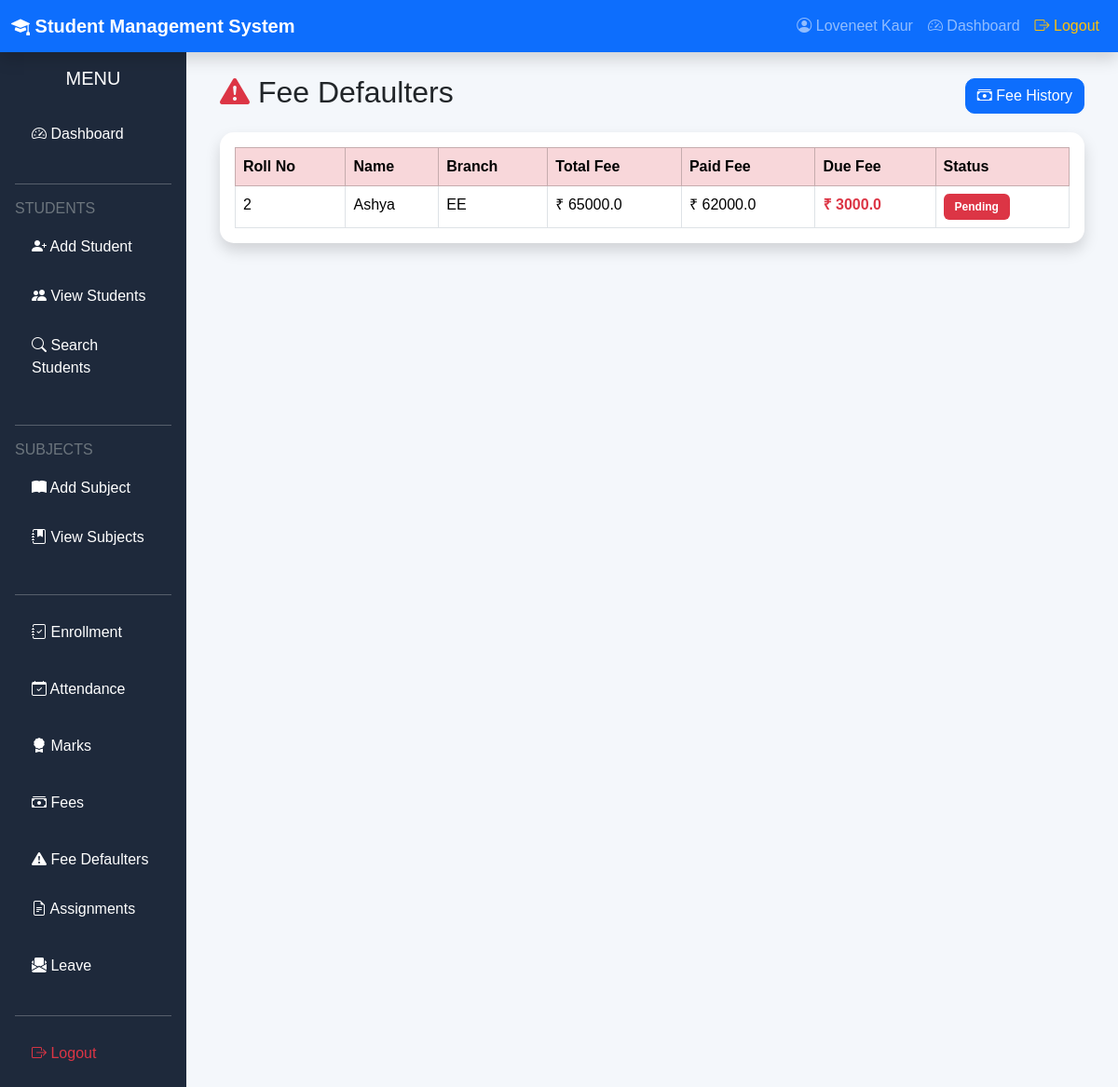
Screenshot of /fee_defaulters (signed in) with the database file from the repository.
### models.py (models this page shows)
class Students(db.Model):
    __tablename__ = "students"
    id = db.Column(db.Integer, primary_key=True)
    roll_number = db.Column(db.String(20), unique=True, nullable=False)
    name = db.Column(db.String(100), nullable=False)
    branch = db.Column(db.String(100), nullable=False)
    semester = db.Column(db.String(20), nullable=False)
    phone = db.Column(db.String(15))
    email = db.Column(db.String(120), unique=True)
    photo = db.Column(db.String(255))
    marks = db.Column(db.Float, default=0)
    attendance = db.Column(db.Float, default=0)
    total_fee = db.Column(db.Float, default=0)
    paid_fee = db.Column(db.Float, default=0)
    due_fee = db.Column(db.Float, default=0)
    fee_status = db.Column(db.String(20), default="Pending")
    status = db.Column(db.String(30), default="Active")
    admission_date = db.Column(
        db.Date,
        default=date.today
    )

### routes/fees/crud.py (the view)
@app.route("/fee_defaulters")
def fee_defaulters():
    if "user_id" not in session:
        return redirect("/login")
    students = Students.query.filter(
        Students.due_fee > 0
    ).order_by(
        Students.due_fee.desc()
    ).all()
    return render_template(
        "fee_defaulters.html",
        students=students
    )

### templates/fee_defaulters.html (shortened to what this page needs)
{% extends "base.html" %}
{% block content %}
<div class="container-fluid">
<div class="d-flex justify-content-between align-items-center mb-3">
<h2>
<i class="bi bi-exclamation-triangle-fill text-danger"></i>
Fee Defaulters
</h2>
<a href="/fee_history"
class="btn btn-primary">
<i class="bi bi-cash-stack"></i>
Fee History
</a>
</div>
<div class="card shadow">
<div class="card-body">
<table class="table table-bordered table-hover">
<thead class="table-danger">
<tr>
<th>Roll No</th>
<th>Name</th>
<th>Branch</th>
<th>Total Fee</th>
<th>Paid Fee</th>
<th>Due Fee</th>
<th>Status</th>
</tr>
</thead>
<tbody>
{% if students %}
{% for student in students %}
<tr>
<td>
{{ student.roll_number }}
</td>
<td>
{{ student.name }}
</td>
<td>
{{ student.branch }}
</td>
<td>
₹ {{ student.total_fee }}
</td>
<td>
₹ {{ student.paid_fee }}
</td>
<td class="text-danger fw-bold">
₹ {{ student.due_fee }}
</td>
<td>
<span class="badge bg-danger">
{{ student.fee_status }}
</span>
</td>
</tr>
{% endfor %}
{% endif %}
</tbody>
</table>
</div>
</div>
</div>
{% endblock %}

### static/css/style.css (style rules this page uses)
body { background:#f4f6f9; font-family:Arial, Helvetica, sans-serif; }
.card { border:none; border-radius:12px; box-shadow:0 2px 10px rgba(0,0,0,.08); }
.btn { border-radius:8px; }
.table { background:white; }
.table thead { background:#0d6efd; color:white; }
.badge { padding:8px 12px; }
body { background:#f4f7fb; }
.card { border:none; border-radius:15px; transition:.3s; }
.table { margin-bottom:0; }
.table thead { background:#212529; color:white; }
.btn { border-radius:10px; }

### rows the page displays
Students: roll_number "2", name "Ashya", branch "EE", total_fee "65000.0", paid_fee "62000.0", due_fee "3000.0", fee_status "Pending"

### other values shown
{{ session["username"] }} "Loveneet Kaur"
